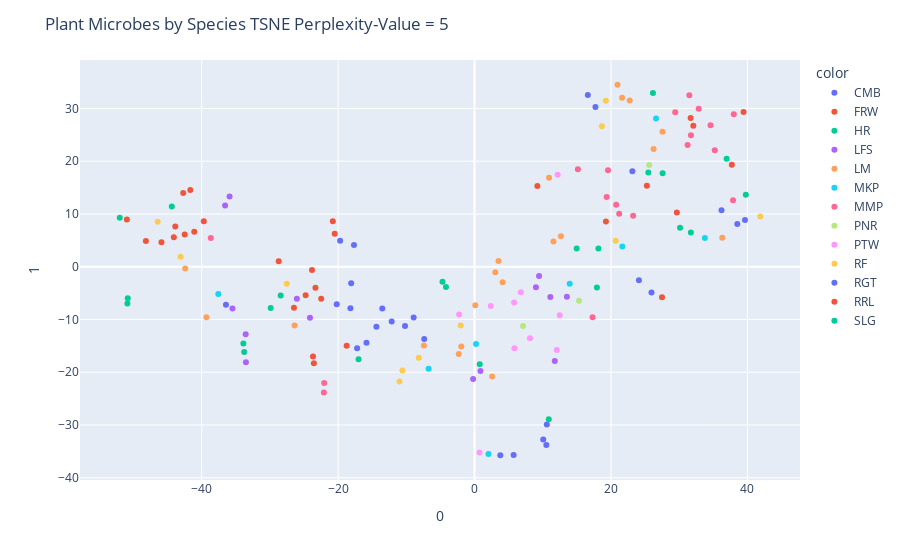

Source (notebook cell):
### Code cell
X = pivoted_df[top_100.index]

perplexity_value = 5 # Change this to your desired perplexity

tsne = TSNE(n_components=2, perplexity=perplexity_value, random_state=42)
tsne_transformed = tsne.fit_transform(X)


fig = px.scatter(tsne_transformed, x=0, y=1, color=pivoted_df['site_id'])
fig.update_layout(title = 'Plant Microbes by Species TSNE Perplexity-Value = ' + str(perplexity_value))
fig.show()

### Figure 1 — Plotly figure (JSON) as saved in the notebook; plotly's stock layout.template omitted (floating-point values rounded to 4 significant figures)
{"data": [{"hovertemplate": "color=CMB<br>0=%{x}<br>1=%{y}<extra></extra>", "legendgroup": "CMB", "marker": {"color": "#636efa", "symbol": "circle"}, "mode": "markers", "name": "CMB", "orientation": "v", "showlegend": true, "type": "scatter", "x": [-10.19, -12.15, -17.22, -14.39, 5.725, -8.928, 10.52, -17.68, 10.6, 10.07, -18.2, 24.1, -15.84, -7.381, -18.08, 25.94, -20.21, -19.7, -13.52, 3.776], "xaxis": "x", "y": [-11.25, -10.37, -15.44, -11.38, -35.7, -9.634, -33.78, 4.113, -29.91, -32.73, -7.893, -2.551, -14.39, -13.71, -3.132, -4.894, -7.128, 4.948, -7.898, -35.74], "yaxis": "y"}, {"hovertemplate": "color=FRW<br>0=%{x}<br>1=%{y}<extra></extra>", "legendgroup": "FRW", "marker": {"color": "#EF553B", "symbol": "circle"}, "mode": "markers", "name": "FRW", "orientation": "v", "showlegend": true, "type": "scatter", "x": [31.68, 29.66, 27.48, -20.78, -23.69, 9.207, 25.26, 32.07, 37.72, 19.26, 39.44], "xaxis": "x", "y": [28.19, 10.3, -5.804, 8.613, -17.01, 15.29, 15.34, 26.7, 19.33, 8.564, 29.35], "yaxis": "y"}, {"hovertemplate": "color=HR<br>0=%{x}<br>1=%{y}<extra></extra>", "legendgroup": "HR", "marker": {"color": "#00cc96", "symbol": "circle"}, "mode": "markers", "name": "HR", "orientation": "v", "showlegend": true, "type": "scatter", "x": [-33.77, -4.7, 31.71, 14.96, -4.188, 18.16], "xaxis": "x", "y": [-16.15, -2.871, 6.5, 3.472, -3.823, 3.462], "yaxis": "y"}, {"hovertemplate": "color=LFS<br>0=%{x}<br>1=%{y}<extra></extra>", "legendgroup": "LFS", "marker": {"color": "#ab63fa", "symbol": "circle"}, "mode": "markers", "name": "LFS", "orientation": "v", "showlegend": true, "type": "scatter", "x": [-33.56, 9.003, 13.54, -26.05, 11.11, 9.455, -33.52, -35.49, -24.13, -35.91, 11.76, -36.57, 0.8621, -0.208], "xaxis": "x", "y": [-12.81, -3.894, -5.672, -6.083, -5.748, -1.742, -18.12, -7.898, -9.678, 13.33, -17.88, 11.59, -19.77, -21.26], "yaxis": "y"}, {"hovertemplate": "color=LM<br>0=%{x}<br>1=%{y}<extra></extra>", "legendgroup": "LM", "marker": {"color": "#FFA15A", "symbol": "circle"}, "mode": "markers", "name": "LM", "orientation": "v", "showlegend": true, "type": "scatter", "x": [11.57, 26.25, 10.92, -7.422, -2.321, 4.119, 2.576, 21.63, 20.96, 3.041, 27.56, 3.511, -39.31, -42.42, 22.75, 0.1113, -26.38, 12.66, 36.31, -1.944], "xaxis": "x", "y": [4.792, 22.32, 16.87, -14.93, -16.55, -2.942, -20.82, 32.02, 34.5, -1.067, 25.56, 1.104, -9.572, -0.3515, 31.49, -7.28, -11.13, 5.778, 5.481, -15.14], "yaxis": "y"}, {"hovertemplate": "color=MKP<br>0=%{x}<br>1=%{y}<extra></extra>", "legendgroup": "MKP", "marker": {"color": "#19d3f3", "symbol": "circle"}, "mode": "markers", "name": "MKP", "orientation": "v", "showlegend": true, "type": "scatter", "x": [-37.56, -6.737, 13.95, 0.2219, 26.61, 2.04, 33.77, 21.67], "xaxis": "x", "y": [-5.171, -19.32, -3.246, -14.65, 28.09, -35.48, 5.448, 3.817], "yaxis": "y"}, {"hovertemplate": "color=MMP<br>0=%{x}<br>1=%{y}<extra></extra>", "legendgroup": "MMP", "marker": {"color": "#FF6692", "symbol": "circle"}, "mode": "markers", "name": "MMP", "orientation": "v", "showlegend": true, "type": "scatter", "x": [31.49, 37.89, 20.75, 32.86, -38.67, 38.01, 31.72, 35.22, -22.09, -22.04, 17.3, 21.2, 15.15, 31.23, 19.56, 19.37, 34.59, 29.42, 23.25], "xaxis": "x", "y": [32.52, 12.63, 11.76, 29.97, 5.443, 28.92, 24.92, 22.1, -23.83, -22.02, -9.559, 10.04, 18.46, 23.07, 18.29, 13.2, 26.82, 29.26, 9.683], "yaxis": "y"}, {"hovertemplate": "color=PNR<br>0=%{x}<br>1=%{y}<extra></extra>", "legendgroup": "PNR", "marker": {"color": "#B6E880", "symbol": "circle"}, "mode": "markers", "name": "PNR", "orientation": "v", "showlegend": true, "type": "scatter", "x": [25.6, 7.111, 15.31], "xaxis": "x", "y": [19.29, -11.24, -6.434], "yaxis": "y"}, {"hovertemplate": "color=PTW<br>0=%{x}<br>1=%{y}<extra></extra>", "legendgroup": "PTW", "marker": {"color": "#FF97FF", "symbol": "circle"}, "mode": "markers", "name": "PTW", "orientation": "v", "showlegend": true, "type": "scatter", "x": [0.7325, 12.18, -2.265, 2.38, 6.783, 5.802, 12.05, 8.132, 12.48, 5.844], "xaxis": "x", "y": [-35.2, 17.42, -9.058, -7.461, -4.817, -6.769, -15.77, -13.57, -9.193, -15.46], "yaxis": "y"}, {"hovertemplate": "color=RF<br>0=%{x}<br>1=%{y}<extra></extra>", "legendgroup": "RF", "marker": {"color": "#FECB52", "symbol": "circle"}, "mode": "markers", "name": "RF", "orientation": "v", "showlegend": true, "type": "scatter", "x": [18.66, -10.57, 20.69, -27.54, -46.46, 19.25, -11.0, 41.88, -2.032, -8.181, -43.1], "xaxis": "x", "y": [26.65, -19.65, 4.917, -3.229, 8.531, 31.45, -21.74, 9.517, -11.15, -17.26, 1.915], "yaxis": "y"}, {"hovertemplate": "color=RGT<br>0=%{x}<br>1=%{y}<extra></extra>", "legendgroup": "RGT", "marker": {"color": "#636efa", "symbol": "circle"}, "mode": "markers", "name": "RGT", "orientation": "v", "showlegend": true, "type": "scatter", "x": [17.72, 16.61, 23.13, -36.45, 39.64, 38.53, 36.21], "xaxis": "x", "y": [30.3, 32.54, 18.11, -7.23, 8.866, 8.118, 10.7], "yaxis": "y"}, {"hovertemplate": "color=RRL<br>0=%{x}<br>1=%{y}<extra></extra>", "legendgroup": "RRL", "marker": {"color": "#EF553B", "symbol": "circle"}, "mode": "markers", "name": "RRL", "orientation": "v", "showlegend": true, "type": "scatter", "x": [-43.87, -22.48, -41.67, -39.69, -24.76, -23.56, -42.49, -20.5, -18.75, -45.9, -44.08, -28.71, -23.32, -26.48, -41.09, -23.83, -42.71, -50.97, -48.19], "xaxis": "x", "y": [7.625, -6.07, 14.54, 8.614, -5.407, -18.29, 6.132, 6.267, -15.0, 4.645, 5.583, 1.044, -3.989, -7.783, 6.63, -0.6372, 13.98, 8.971, 4.87], "yaxis": "y"}, {"hovertemplate": "color=SLG<br>0=%{x}<br>1=%{y}<extra></extra>", "legendgroup": "SLG", "marker": {"color": "#00cc96", "symbol": "circle"}, "mode": "markers", "name": "SLG", "orientation": "v", "showlegend": true, "type": "scatter", "x": [-50.89, 26.16, 25.48, -33.89, 27.57, 30.13, 10.88, -17.0, -28.43, 39.77, 0.7589, 17.94, -52.01, -50.85, -44.39, -29.89, 36.96], "xaxis": "x", "y": [-6.971, 32.95, 17.85, -14.56, 17.73, 7.37, -28.9, -17.54, -5.433, 13.62, -18.48, -3.941, 9.306, -5.97, 11.4, -7.809, 20.46], "yaxis": "y"}], "layout": {"legend": {"title": {"text": "color"}, "tracegroupgap": 0}, "margin": {"t": 60}, "title": {"text": "Plant Microbes by Species TSNE Perplexity-Value = 5"}, "xaxis": {"anchor": "y", "domain": [0, 1], "title": {"text": "0"}}, "yaxis": {"anchor": "x", "domain": [0, 1], "title": {"text": "1"}}}}
